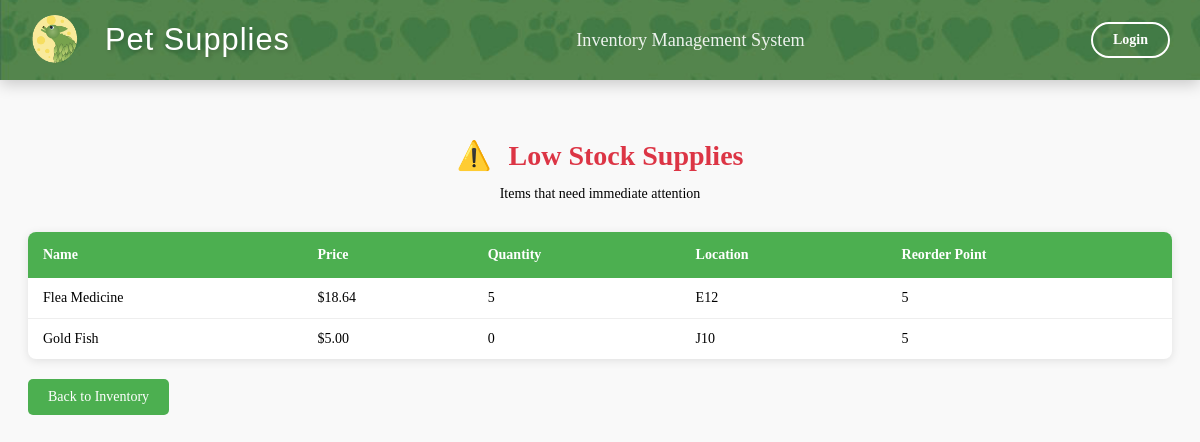
/low-stock/, run on an earlier commit of the app's database.
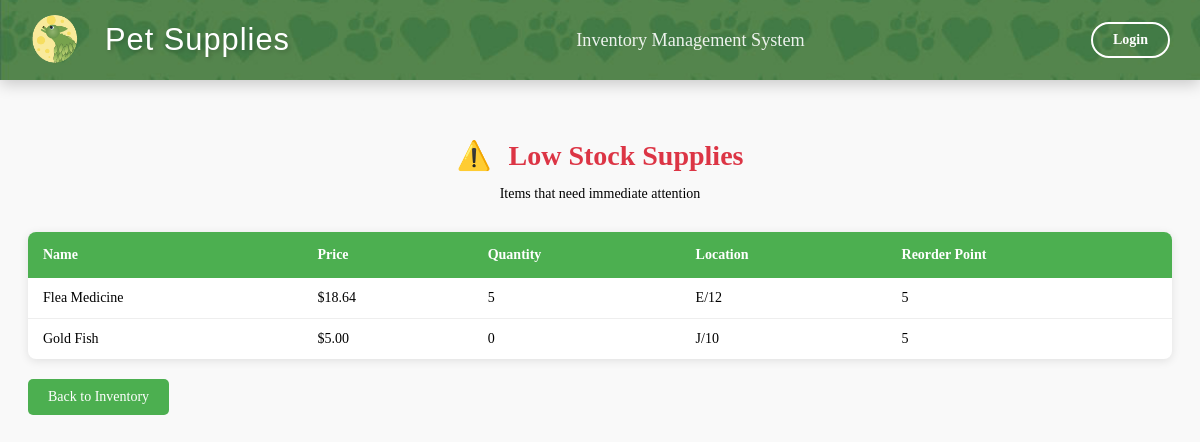
And on a later commit of the database.
### inventory/models.py (models this page shows, shortened)
class Supply(models.Model):
    name = models.CharField(max_length=255, primary_key=True)
    price = models.FloatField()
    quantity = models.IntegerField()
    location = models.CharField(max_length=255)
    reorder_point = models.PositiveIntegerField(default=5)
    deleted = models.BooleanField(default=False)

### inventory/views.py (the view)
# urls.py: path('low-stock/', views.low_stock_supplies, name='low_stock_supplies'),
def low_stock_supplies(request):
    low_stock_items = Supply.objects.filter(quantity__lte=models.F('reorder_point'))
    return render(request, 'inventory/low_stock.html', {'low_stock_items': low_stock_items})

### inventory/templates/inventory/low_stock.html (shortened to what this page needs)
{% extends 'inventory/base.html' %}
{% load static %}
{% block content %}
<div class="low-stock-container">
    <div class="low-stock-header">
        <h1><span class="warning-icon">⚠️</span> Low Stock Supplies</h1>
        <p>Items that need immediate attention</p>
    </div>
    <table class="low-stock-table">
        <thead>
            <tr>
                <th>Name</th>
                <th>Price</th>
                <th>Quantity</th>
                <th>Location</th>
                <th>Reorder Point</th>
            </tr>
        </thead>
        <tbody>
            {% for supply in low_stock_items %}
            <tr>
                <td>{{ supply.name }}</td>
                <td>${{ supply.price|floatformat:2 }}</td>
                <td>{{ supply.quantity }}</td>
                <td>{{ supply.location }}</td>
                <td>{{ supply.reorder_point }}</td>
            </tr>
            {% empty %}
            <tr>
                <td colspan="5" class="empty-message">No low stock items at this time.</td>
            </tr>
            {% endfor %}
        </tbody>
    </table>
    <a href="{% url 'index' %}" class="back-link">Back to Inventory</a>
</div>
{% endblock %}

What changed in the data, as far as the page shows it:
changed Supply "Flea Medicine": location "E12" → "E/12"
changed Supply "Gold Fish": location "J10" → "J/10"
